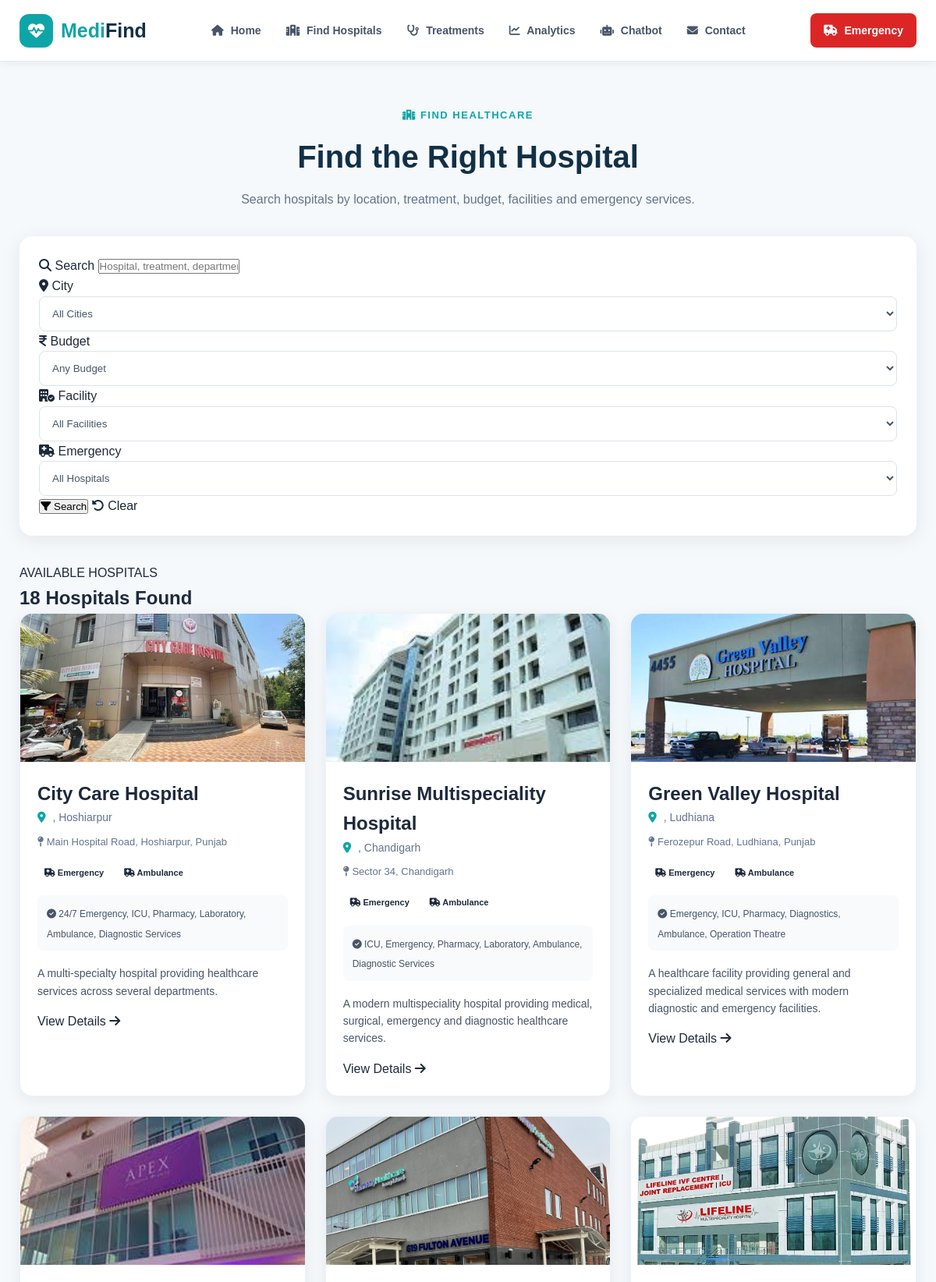
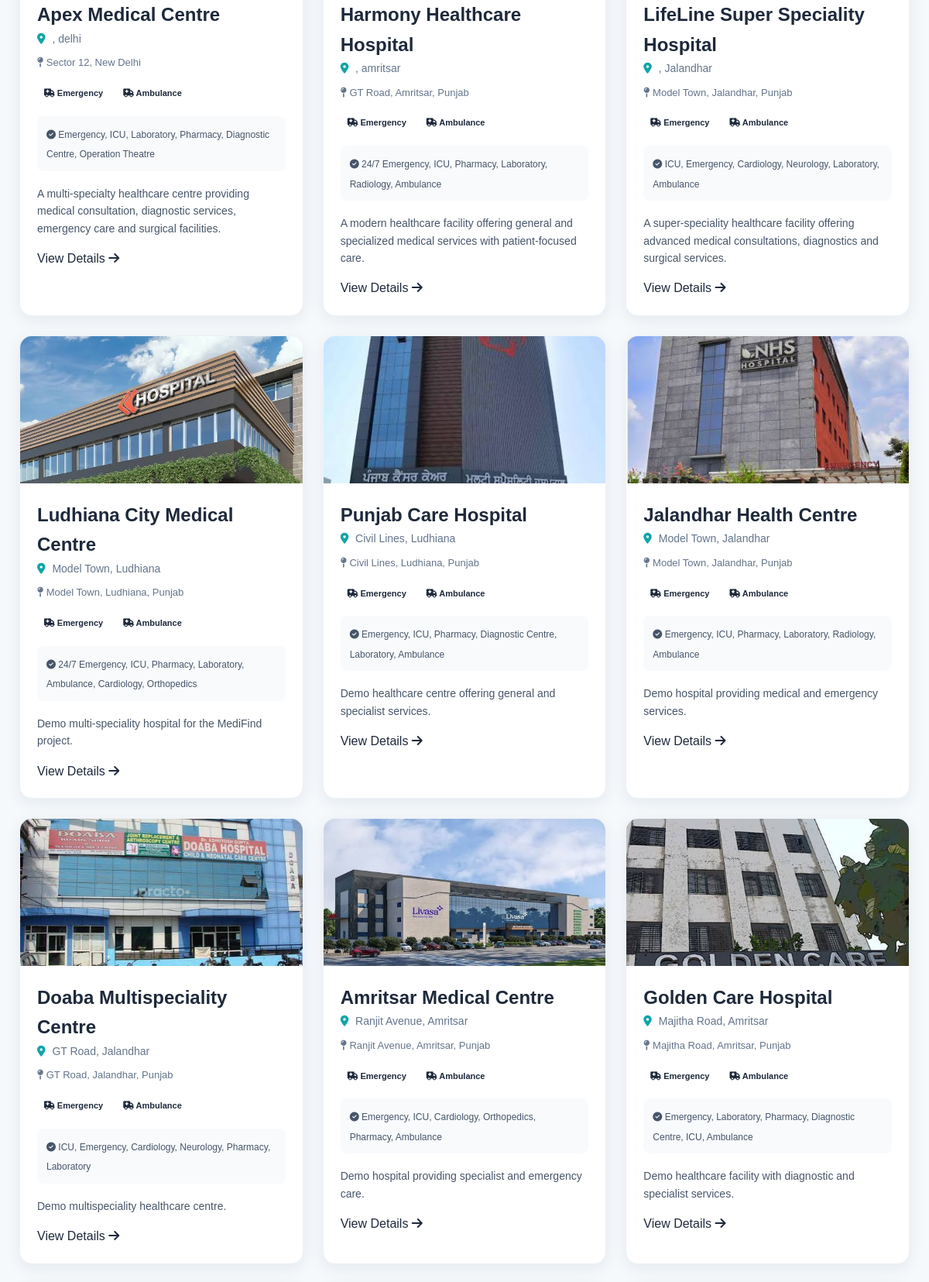
The app's page /hospitals/ (upper part) with its own data (2 pictures, top to bottom).
### hospitals/models.py (models this page shows, shortened)
class Hospital(models.Model):
    name = models.CharField(max_length=200)
    city = models.CharField(max_length=100)
    area = models.CharField(max_length=150, blank=True)
    address = models.TextField()
    latitude = models.DecimalField(
        max_digits=9,
        decimal_places=6,
        blank=True,
        null=True
    )
    longitude = models.DecimalField(
        max_digits=9,
        decimal_places=6,
        blank=True,
        null=True
    )
    phone = models.CharField(max_length=20, blank=True)
    email = models.EmailField(blank=True)
    description = models.TextField()
    facilities = models.TextField(
        help_text="Enter facilities separated by commas"
    )
    emergency = models.BooleanField(default=False)
    ambulance = models.BooleanField(default=False)
    rating = models.DecimalField(
        max_digits=2,
        decimal_places=1,
        default=4.0
    )
    image = models.ImageField(
        upload_to="hospitals/",
        blank=True,
        null=True
    )
    image_name = models.CharField(
        max_length=200,
        blank=True
    )
    created_at = models.DateTimeField(
        auto_now_add=True
    )

### hospitals/views.py (the view, shortened to what this page needs)
def hospital_list(request):
    hospitals = Hospital.objects.all()
    query = request.GET.get("q", "").strip()
    city = request.GET.get("city", "").strip()
    budget = request.GET.get("budget", "").strip()
    facility = request.GET.get("facility", "").strip()
    emergency = request.GET.get("emergency", "").strip()
    if city:
        hospitals = hospitals.filter(
            city__icontains=city
        )
    if facility:
        hospitals = hospitals.filter(
            facilities__icontains=facility
        )
    if emergency == "true":
        hospitals = hospitals.filter(
            emergency=True
        )
    hospitals = hospitals.distinct()
    cities = (
        Hospital.objects
        .values_list("city", flat=True)
        .distinct()
        .order_by("city")
    )
    all_hospitals = Hospital.objects.all()
    facility_set = set()
    for hospital in all_hospitals:
        for item in hospital.facilities.split(","):
            item = item.strip()
            if item:
                facility_set.add(item)
    facilities = sorted(facility_set)
    return render(
        request,
        "hospitals/hospitals.html",
        {
            "hospitals": hospitals,
            "cities": cities,
            "facilities": facilities,
            "search_query": query,
            "selected_city": city,
            "selected_budget": budget,
            "selected_facility": facility,
            "selected_emergency": emergency,
        }
    )

### templates/hospitals/hospitals.html (shortened to what this page needs)
{% extends "hospitals/base.html" %}
{% load static %}
{% block extra_css %}
<link rel="stylesheet" href="{% static 'css/hospitals.css' %}">
{% endblock %}
{% block content %}
<section class="hospitals-page">
    <div class="hospitals-header">
        <span class="hospitals-label">
            <i class="fa-solid fa-hospital"></i>
            FIND HEALTHCARE
        </span>
        <h1>Find the Right Hospital</h1>
        <p>
            Search hospitals by location, treatment, budget,
            facilities and emergency services.
        </p>
    </div>
    <div class="hospital-filters">
        <form
            method="GET"
            action="{% url 'hospital_list' %}"
            autocomplete="off"
        >
            <div class="filter-group search-group">
                <label>
                    <i class="fa-solid fa-magnifying-glass"></i>
                    Search
                </label>
                <input
                    type="text"
                    name="q"
                    value="{{ search_query }}"
                    placeholder="Hospital, treatment, department..."
                    autocomplete="off"
                    autocorrect="off"
                    autocapitalize="off"
                    spellcheck="false"
                >
            </div>
            <div class="filter-group">
                <label>
                    <i class="fa-solid fa-location-dot"></i>
                    City
                </label>
                <select name="city">
                    <option value="">
                        All Cities
                    </option>
                </select>
            </div>
            <div class="filter-group">
                <label>
                    <i class="fa-solid fa-indian-rupee-sign"></i>
                    Budget
                </label>
                <select name="budget">
                    <option value="">
                        Any Budget
                    </option>
                </select>
            </div>
            <div class="filter-group">
                <label>
                    <i class="fa-solid fa-building-circle-check"></i>
                    Facility
                </label>
                <select name="facility">
                    <option value="">
                        All Facilities
                    </option>
                </select>
            </div>
            <div class="filter-group">
                <label>
                    <i class="fa-solid fa-truck-medical"></i>
                    Emergency
                </label>
                <select name="emergency">
                    <option value="">
                        All Hospitals
                    </option>
                </select>
            </div>
            <div class="filter-actions">
                <button
                    type="submit"
                    class="filter-button"
                >
                    <i class="fa-solid fa-filter"></i>
                    Search
                </button>
                <a
                    href="{% url 'hospital_list' %}"
                    class="clear-button"
                >
                    <i class="fa-solid fa-rotate-left"></i>
                    Clear
                </a>
            </div>
        </form>
    </div>
    <div class="results-header">
        <div>
            <span class="results-label">
                AVAILABLE HOSPITALS
            </span>
            <h2>
                {{ hospitals|length }}
                Hospital{{ hospitals|length|pluralize }}
                Found
            </h2>
        </div>
    </div>
    <div class="hospital-grid">
        {% for hospital in hospitals %}
            <article class="hospital-card">
                <div class="hospital-image">
                    {% if hospital.image_name %}
                        <img
                            src="{% static 'images/' %}{{ hospital.image_name }}"
                            alt="{{ hospital.name }}"
                        >
                    {% else %}
                        <img
                            src="{% static 'images/hospital-placeholder.jpg' %}"
                            alt="{{ hospital.name }}"
                        >
                    {% endif %}
                </div>
                <div class="hospital-content">
                    <div class="hospital-title">
                        <h2>
                            {{ hospital.name }}
                        </h2>
                    </div>
                    <div class="hospital-location">
                        <i class="fa-solid fa-location-dot"></i>
                        <span>
                            {{ hospital.area }},
                            {{ hospital.city }}
                        </span>
                    </div>
                    <div class="hospital-address">
                        <i class="fa-solid fa-map-pin"></i>
                        <span>
                            {{ hospital.address }}
                        </span>
                    </div>
                    <div class="hospital-status">
                        {% if hospital.emergency %}
                            <span class="status-badge emergency-badge">
                                <i class="fa-solid fa-truck-medical"></i>
                                Emergency
                            </span>
                        {% endif %}
                        {% if hospital.ambulance %}
                            <span class="status-badge ambulance-badge">
                                <i class="fa-solid fa-truck-medical"></i>
                                Ambulance
                            </span>
                        {% endif %}
                    </div>
                    <div class="hospital-facilities">
                        <span>
                            <i class="fa-solid fa-circle-check"></i>
                            {{ hospital.facilities|truncatewords:8 }}
                        </span>
                    </div>
                    <p class="hospital-description">
                        {{ hospital.description|truncatewords:25 }}
                    </p>
                    <a
                        href="{% url 'hospital_detail' hospital.pk %}"
                        class="details-button"
                    >
                        View Details
                        <i class="fa-solid fa-arrow-right"></i>
                    </a>
                </div>
            </article>
        {% endfor %}
    </div>
</section>
{% endblock %}

### templates/hospitals/base.html (shortened to what this page needs)
{% load static %}
<!DOCTYPE html>
<html lang="en">
<head>
    <link rel="stylesheet" href="{% static 'css/base.css' %}">
    <link
        rel="stylesheet"
        href="https://cdnjs.cloudflare.com/ajax/libs/font-awesome/6.5.2/css/all.min.css"
    >
    {% block extra_css %}
    {% endblock %}
</head>
<body>
    <header class="main-header">
        <div class="nav-container">
            <a href="{% url 'home' %}" class="logo">
                <div class="logo-icon">
                    <i class="fa-solid fa-heart-pulse"></i>
                </div>
                <div class="logo-text">
                    <span>Medi</span>Find
                </div>
            </a>
            <nav class="main-nav">
                <a href="{% url 'home' %}">
                    <i class="fa-solid fa-house"></i>
                    Home
                </a>
                <a href="{% url 'hospital_list' %}">
                    <i class="fa-solid fa-hospital"></i>
                    Find Hospitals
                </a>
                <a href="{% url 'treatments' %}">
                    <i class="fa-solid fa-stethoscope"></i>
                    Treatments
                </a>
                <a href="{% url 'analytics' %}">
                    <i class="fa-solid fa-chart-line"></i>
                    Analytics
                </a>
                <a href="{% url 'chatbot' %}">
                    <i class="fa-solid fa-robot"></i>
                    Chatbot
                </a>
                <a href="{% url 'contact' %}">
                    <i class="fa-solid fa-envelope"></i>
                    Contact
                </a>
            </nav>
            <a href="{% url 'hospital_list' %}?emergency=true"
               class="emergency-btn">
                <i class="fa-solid fa-truck-medical"></i>
                Emergency
            </a>
        </div>
    </header>
    <main>
        {% block content %}
        {% endblock %}
    </main>
</body>
</html>

### static/css/base.css (style rules this page uses)
* { margin: 0; padding: 0; box-sizing: border-box; }
html { scroll-behavior: smooth; }
body { font-family: Arial, Helvetica, sans-serif; background: #f5f9fc; color: #1e293b; line-height: 1.6; }
a { text-decoration: none; color: inherit; }
.main-header { width: 100%; background: #ffffff; border-bottom: 1px solid #e5e7eb; position: sticky; top: 0; z-index: 1000; box-shadow: 0 2px 12px rgba(0, 0, 0, 0.06); }
.nav-container { max-width: 1250px; margin: auto; min-height: 78px; display: flex; align-items: center; justify-content: space-between; padding: 0 25px; }
.logo { display: flex; align-items: center; gap: 10px; font-size: 25px; font-weight: 800; color: #123047; }
.logo-icon { width: 43px; height: 43px; display: flex; align-items: center; justify-content: center; background: #0ea5a8; color: white; border-radius: 12px; font-size: 21px; }
.logo-text span { color: #0ea5a8; }
.main-nav { display: flex; align-items: center; gap: 6px; }
.main-nav a { padding: 10px 13px; border-radius: 8px; color: #475569; font-size: 14px; font-weight: 600; transition: 0.25s; }
.main-nav a i { margin-right: 5px; }
.emergency-btn { background: #dc2626; color: white; padding: 11px 17px; border-radius: 8px; font-size: 14px; font-weight: 700; transition: 0.25s; }
.emergency-btn i { margin-right: 5px; }
main { min-height: 70vh; }

### static/css/hospitals.css (style rules this page uses)
.hospitals-page { max-width: 1250px; margin: auto; padding: 55px 25px 80px; }
.hospitals-header { text-align: center; margin-bottom: 35px; }
.hospitals-label { display: inline-block; color: #0ea5a8; font-size: 13px; font-weight: 800; letter-spacing: 1.5px; margin-bottom: 10px; }
.hospitals-header h1 { font-size: 40px; color: #123047; margin-bottom: 10px; }
.hospitals-header p { color: #64748b; max-width: 700px; margin: auto; }
.hospital-filters { background: white; padding: 25px; border-radius: 16px; box-shadow: 0 5px 25px rgba(15, 23, 42, 0.08); margin-bottom: 35px; }
.filter-group select { width: 100%; height: 45px; padding: 0 12px; border: 1px solid #dbe3ea; border-radius: 8px; background: white; color: #475569; outline: none; }
.hospital-grid { display: grid; grid-template-columns: repeat(3, 1fr); gap: 25px; }
.hospital-card { background: white; border-radius: 16px; overflow: hidden; box-shadow: 0 5px 20px rgba(15, 23, 42, 0.07); border: 1px solid #edf2f7; transition: 0.25s; }
.hospital-image { height: 190px; background: #eaf5f6; overflow: hidden; }
.hospital-image img { width: 100%; height: 100%; object-fit: cover; }
.hospital-content { padding: 22px; }
.hospital-location { color: #64748b; font-size: 14px; margin-bottom: 10px; }
.hospital-location i { color: #0ea5a8; margin-right: 5px; }
.hospital-address { color: #64748b; font-size: 13px; margin-bottom: 15px; }
.hospital-description { color: #475569; font-size: 14px; margin-bottom: 15px; }
.hospital-status { display: flex; gap: 8px; flex-wrap: wrap; margin-bottom: 15px; }
.status-badge { padding: 5px 9px; border-radius: 20px; font-size: 11px; font-weight: 700; }
.hospital-facilities { background: #f8fafc; padding: 10px 12px; border-radius: 8px; margin-bottom: 18px; }
.hospital-facilities span { color: #475569; font-size: 12px; }

### records on screen
Hospital: image_name (picture), name "City Care Hospital", city "Hoshiarpur", address "Main Hospital Road, Hoshiarpur, Punjab", emergency True (drawn), ambulance True (drawn), facilities "24/7 Emergency, ICU, Pharmacy, Laboratory, Ambulance, Diagnostic Services", description "A multi-specialty hospital providing healthcare services across several departments."
Hospital: image_name (picture), name "Sunrise Multispeciality Hospital", city "Chandigarh", address "Sector 34, Chandigarh", emergency True (drawn), ambulance True (drawn), facilities "ICU, Emergency, Pharmacy, Laboratory, Ambulance, Diagnostic Services", description "A modern multispeciality hospital providing medical, surgical, emergency and diagnostic healthcare services."
Hospital: image_name (picture), name "Green Valley Hospital", city "Ludhiana", address "Ferozepur Road, Ludhiana, Punjab", emergency True (drawn), ambulance True (drawn), facilities "Emergency, ICU, Pharmacy, Diagnostics, Ambulance, Operation Theatre", description "A healthcare facility providing general and specialized medical services with modern diagnostic and emergency facilities."
Hospital: image_name (picture), name "Apex Medical Centre", city "delhi", address "Sector 12, New Delhi", emergency True (drawn), ambulance True (drawn), facilities "Emergency, ICU, Laboratory, Pharmacy, Diagnostic Centre, Operation Theatre", description "A multi-specialty healthcare centre providing medical consultation, diagnostic services, emergency care and surgical facilities."
Hospital: image_name (picture), name "Harmony Healthcare Hospital", city "amritsar", address "GT Road, Amritsar, Punjab", emergency True (drawn), ambulance True (drawn), facilities "24/7 Emergency, ICU, Pharmacy, Laboratory, Radiology, Ambulance", description "A modern healthcare facility offering general and specialized medical services with patient-focused care."
Hospital: image_name (picture), name "LifeLine Super Speciality Hospital", city "Jalandhar", address "Model Town, Jalandhar, Punjab", emergency True (drawn), ambulance True (drawn), facilities "ICU, Emergency, Cardiology, Neurology, Laboratory, Ambulance", description "A super-speciality healthcare facility offering advanced medical consultations, diagnostics and surgical services."
Hospital: image_name (picture), name "Ludhiana City Medical Centre", area "Model Town", city "Ludhiana", address "Model Town, Ludhiana, Punjab", emergency True (drawn), ambulance True (drawn), facilities "24/7 Emergency, ICU, Pharmacy, Laboratory, Ambulance, Cardiology, Orthopedics", description "Demo multi-speciality hospital for the MediFind project."
Hospital: image_name (picture), name "Punjab Care Hospital", area "Civil Lines", city "Ludhiana", address "Civil Lines, Ludhiana, Punjab", emergency True (drawn), ambulance True (drawn), facilities "Emergency, ICU, Pharmacy, Diagnostic Centre, Laboratory, Ambulance", description "Demo healthcare centre offering general and specialist services."
Hospital: image_name (picture), name "Jalandhar Health Centre", area "Model Town", city "Jalandhar", address "Model Town, Jalandhar, Punjab", emergency True (drawn), ambulance True (drawn), facilities "Emergency, ICU, Pharmacy, Laboratory, Radiology, Ambulance", description "Demo hospital providing medical and emergency services."
Hospital: image_name (picture), name "Doaba Multispeciality Centre", area "GT Road", city "Jalandhar", address "GT Road, Jalandhar, Punjab", emergency True (drawn), ambulance True (drawn), facilities "ICU, Emergency, Cardiology, Neurology, Pharmacy, Laboratory", description "Demo multispeciality healthcare centre."
Hospital: image_name (picture), name "Amritsar Medical Centre", area "Ranjit Avenue", city "Amritsar", address "Ranjit Avenue, Amritsar, Punjab", emergency True (drawn), ambulance True (drawn), facilities "Emergency, ICU, Cardiology, Orthopedics, Pharmacy, Ambulance", description "Demo hospital providing specialist and emergency care."
Hospital: image_name (picture), name "Golden Care Hospital", area "Majitha Road", city "Amritsar", address "Majitha Road, Amritsar, Punjab", emergency True (drawn), ambulance True (drawn), facilities "Emergency, Laboratory, Pharmacy, Diagnostic Centre, ICU, Ambulance", description "Demo healthcare facility with diagnostic and specialist services."

### other values on screen
{{ hospitals|length }} "18"
